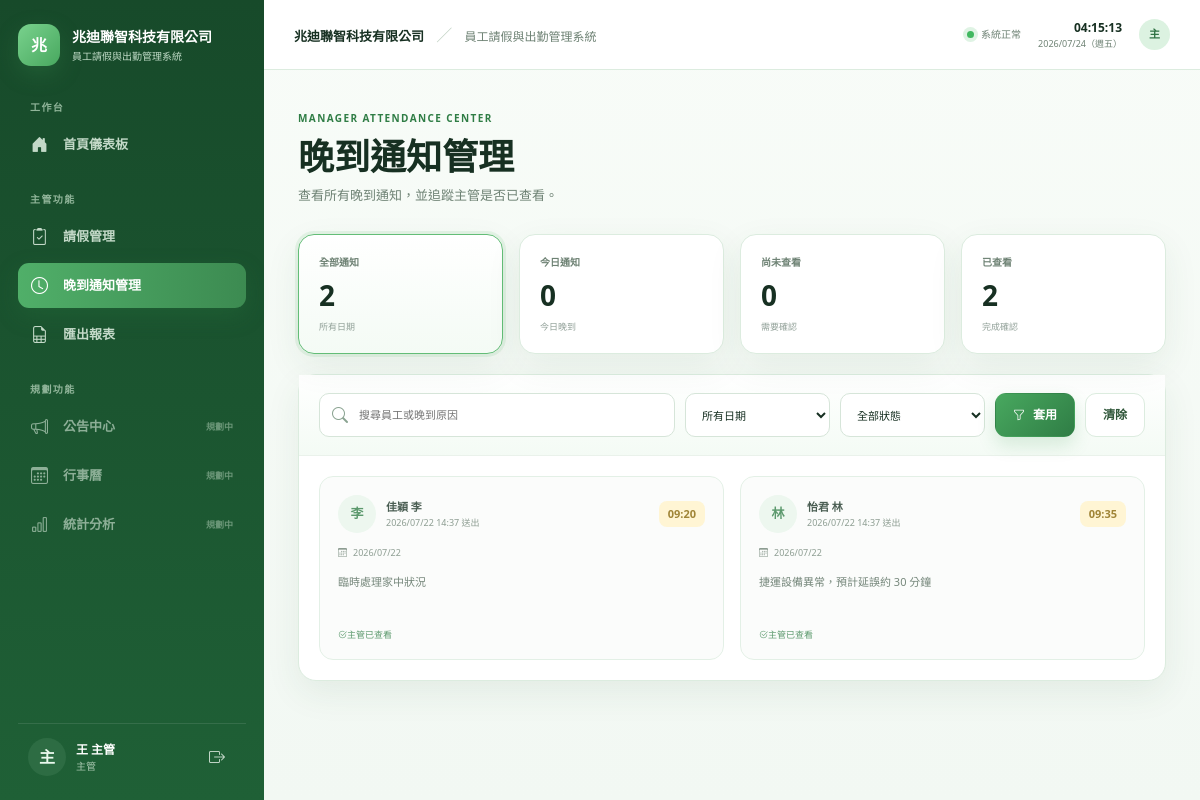
The page /manager/late/ (signed in) on the database its author committed.
### leaveapp/models.py (models this page shows, shortened)
class Profile(models.Model):
    ROLE_EMPLOYEE = "employee"
    ROLE_MANAGER = "manager"
    ROLE_ADMIN = "admin"
    ROLE_CHOICES = [
        (ROLE_EMPLOYEE, "員工"),
        (ROLE_MANAGER, "主管"),
        (ROLE_ADMIN, "系統管理者"),
    ]
    user = models.OneToOneField(User, on_delete=models.CASCADE, related_name="profile")
    role = models.CharField(max_length=20, choices=ROLE_CHOICES, default=ROLE_EMPLOYEE)
    manager = models.ForeignKey(
        User,
        on_delete=models.SET_NULL,
        null=True,
        blank=True,
        related_name="team_members",
        verbose_name="直屬主管",
    )

class LateNotice(models.Model):
    employee = models.ForeignKey(User, on_delete=models.CASCADE, related_name="late_notices")
    date = models.DateField(default=timezone.localdate, verbose_name="晚到日期")
    expected_arrival = models.TimeField(verbose_name="預計到達時間")
    reason = models.TextField(verbose_name="晚到原因")
    manager = models.ForeignKey(
        User,
        on_delete=models.SET_NULL,
        null=True,
        blank=True,
        related_name="received_late_notices",
    )
    viewed = models.BooleanField(default=False, verbose_name="主管已查看")
    created_at = models.DateTimeField(auto_now_add=True)
    class Meta:
        ordering = ["-date", "-created_at"]

### leaveapp/views.py (the view, shortened to what this page needs)
# urls.py: path("manager/late/", views.manager_late_list, name="manager_late_list"),
@login_required
@manager_required
def manager_late_list(request):
    query = request.GET.get("q", "").strip()
    viewed = request.GET.get("viewed", "all").strip()
    date_filter = request.GET.get("date", "all").strip()
    today = timezone.localdate()
    notices = _manager_late_queryset(request.user).select_related(
        "employee",
        "manager",
    )
    if viewed == "viewed":
        notices = notices.filter(viewed=True)
    elif viewed == "unviewed":
        notices = notices.filter(viewed=False)
    if date_filter == "today":
        notices = notices.filter(date=today)
    all_visible = _manager_late_queryset(request.user)
    counts = {
        "all": all_visible.count(),
        "today": all_visible.filter(date=today).count(),
        "viewed": all_visible.filter(viewed=True).count(),
        "unviewed": all_visible.filter(viewed=False).count(),
    }
    return render(
        request,
        "leaveapp/manager_late_list.html",
        {
            "late_notices": notices.order_by("-date", "-created_at"),
            "query": query,
            "viewed_filter": viewed,
            "date_filter": date_filter,
            "counts": counts,
        },
    )

### leaveapp/views.py (called while the page is built)
def _manager_late_queryset(user):
    if user.profile.role == Profile.ROLE_ADMIN:
        return LateNotice.objects.all()
    return LateNotice.objects.filter(manager=user)

### templates/leaveapp/manager_late_list.html (shortened to what this page needs)
{% extends "base.html" %}
{% block content %}
<section class="page-heading manager-heading">
  <div>
    <span class="eyebrow">MANAGER ATTENDANCE CENTER</span>
    <h1>晚到通知管理</h1>
    <p>查看所有晚到通知，並追蹤主管是否已查看。</p>
  </div>
</section>
<section class="manager-stat-grid">
  <a href="{% url 'manager_late_list' %}" class="manager-stat-card {% if viewed_filter == 'all' and date_filter == 'all' %}selected{% endif %}">
    <small>全部通知</small><strong>{{ counts.all }}</strong><span>所有日期</span>
  </a>
  <a href="?date=today" class="manager-stat-card {% if date_filter == 'today' %}selected{% endif %}">
    <small>今日通知</small><strong>{{ counts.today }}</strong><span>今日晚到</span>
  </a>
  <a href="?viewed=unviewed" class="manager-stat-card {% if viewed_filter == 'unviewed' %}selected{% endif %}">
    <small>尚未查看</small><strong>{{ counts.unviewed }}</strong><span>需要確認</span>
  </a>
  <a href="?viewed=viewed" class="manager-stat-card {% if viewed_filter == 'viewed' %}selected{% endif %}">
    <small>已查看</small><strong>{{ counts.viewed }}</strong><span>完成確認</span>
  </a>
</section>
<article class="enterprise-panel manager-list-panel">
  <header class="manager-toolbar">
    <form method="get" class="manager-filter-form">
      <div class="manager-search">
        <i class="bi bi-search"></i>
        <input type="search" name="q" value="{{ query }}" placeholder="搜尋員工或晚到原因">
      </div>
      <select name="date">
        <option value="all" {% if date_filter == "all" %}selected{% endif %}>所有日期</option>
      </select>
      <select name="viewed">
        <option value="all" {% if viewed_filter == "all" %}selected{% endif %}>全部狀態</option>
      </select>
      <button class="btn-enterprise primary" type="submit"><i class="bi bi-funnel"></i>套用</button>
      <a class="btn-enterprise secondary" href="{% url 'manager_late_list' %}">清除</a>
    </form>
  </header>
  {% if late_notices %}
  <div class="manager-late-grid">
    {% for notice in late_notices %}
    <article class="manager-late-card {% if notice.viewed %}viewed{% endif %}">
      <header>
        <div class="person-cell">
          <span class="person-avatar">{{ notice.employee.last_name|default:notice.employee.username|slice:":1" }}</span>
          <span><strong>{{ notice.employee.get_full_name|default:notice.employee.username }}</strong><small>{{ notice.created_at|date:"Y/m/d H:i" }} 送出</small></span>
        </div>
        <span class="arrival">{{ notice.expected_arrival|time:"H:i" }}</span>
      </header>
      <div class="manager-late-date"><i class="bi bi-calendar3"></i>{{ notice.date|date:"Y/m/d" }}</div>
      <p>{{ notice.reason }}</p>
      <footer>
        {% if notice.viewed %}
        <span class="viewed-text"><i class="bi bi-check2-circle"></i>主管已查看</span>
        {% else %}
        <form method="post" action="{% url 'mark_late_viewed' notice.id %}">
          {% csrf_token %}
          <input type="hidden" name="next" value="{{ request.get_full_path }}">
          <button class="btn-enterprise primary" type="submit"><i class="bi bi-eye"></i>標記已查看</button>
        </form>
        {% endif %}
      </footer>
    </article>
    {% endfor %}
  </div>
  {% else %}
  <div class="empty-state">
    <span><i class="bi bi-search"></i></span>
    <strong>找不到符合條件的晚到通知</strong>
    <p>請調整搜尋文字或篩選條件。</p>
  </div>
  {% endif %}
</article>
{% endblock %}

### templates/base.html (shortened to what this page needs)
{% load static %}
<!doctype html>
<html lang="zh-Hant">
<head>
  <link href="https://cdn.jsdelivr.net/npm/bootstrap@5.3.3/dist/css/bootstrap.min.css" rel="stylesheet">
  <link href="https://cdn.jsdelivr.net/npm/bootstrap-icons@1.11.3/font/bootstrap-icons.css" rel="stylesheet">
  <link rel="stylesheet" href="{% static 'css/style.css' %}">
</head>
<body>
{% if user.is_authenticated %}
<div class="app-shell">
  <aside class="sidebar d-none d-lg-flex">
    <a class="brand" href="{% url 'dashboard' %}">
      <span class="brand-mark">兆</span>
      <span class="brand-copy">
        <strong>兆迪聯智科技有限公司</strong>
        <small>員工請假與出勤管理系統</small>
      </span>
    </a>
    <nav class="sidebar-nav">
      <span class="nav-label">工作台</span>
      <a class="sidebar-link {% if request.resolver_match.url_name == 'dashboard' %}active{% endif %}" href="{% url 'dashboard' %}">
        <i class="bi bi-house-door-fill"></i><span>首頁儀表板</span>
      </a>
      {% if user.profile.role == "employee" %}
      <span class="nav-label nav-label-spaced">請假管理</span>
      <a class="sidebar-link" href="{% url 'create_leave' %}">
        <i class="bi bi-calendar2-plus"></i><span>新增請假</span>
      </a>
      <a class="sidebar-link" href="{% url 'dashboard' %}#my-requests">
        <i class="bi bi-journal-text"></i><span>我的請假紀錄</span>
      </a>
      <span class="nav-label nav-label-spaced">其他功能</span>
      <a class="sidebar-link" href="{% url 'create_late_notice' %}">
        <i class="bi bi-clock-history"></i><span>晚到通知</span>
      </a>
      {% else %}
      <span class="nav-label nav-label-spaced">主管功能</span>
      <a class="sidebar-link {% if request.resolver_match.url_name == 'manager_leave_list' %}active{% endif %}" href="{% url 'manager_leave_list' %}">
        <i class="bi bi-clipboard2-check"></i><span>請假管理</span>
      </a>
      <a class="sidebar-link {% if request.resolver_match.url_name == 'manager_late_list' %}active{% endif %}" href="{% url 'manager_late_list' %}">
        <i class="bi bi-clock"></i><span>晚到通知管理</span>
      </a>
      <a class="sidebar-link" href="{% url 'export_csv' %}">
        <i class="bi bi-file-earmark-spreadsheet"></i><span>匯出報表</span>
      </a>
      {% endif %}
      <span class="nav-label nav-label-spaced">規劃功能</span>
      <span class="sidebar-link disabled-link"><i class="bi bi-megaphone"></i><span>公告中心</span><small>規劃中</small></span>
      <span class="sidebar-link disabled-link"><i class="bi bi-calendar3"></i><span>行事曆</span><small>規劃中</small></span>
      <span class="sidebar-link disabled-link"><i class="bi bi-bar-chart"></i><span>統計分析</span><small>規劃中</small></span>
    </nav>
    <div class="sidebar-user">
      <span class="avatar">{{ user.last_name|default:user.username|slice:":1" }}</span>
      <span class="sidebar-user-copy">
        <strong>{{ user.get_full_name|default:user.username }}</strong>
        <small>{{ user.profile.get_role_display }}</small>
      </span>
      <form action="{% url 'logout' %}" method="post">
        <button class="icon-btn" title="登出"><i class="bi bi-box-arrow-right"></i></button>
      </form>
    </div>
  </aside>
  <div class="app-main">
    <header class="topbar">
      <div class="topbar-title">
        <strong>兆迪聯智科技有限公司</strong>
        <span>／</span>
        <small>員工請假與出勤管理系統</small>
      </div>
      <div class="topbar-right">
        <span class="system-online"><i></i>系統正常</span>
        <div class="live-clock d-none d-md-block">
          <strong id="liveTime">--:--:--</strong>
          <small id="liveDate">----/--/--</small>
        </div>
        <span class="topbar-avatar">{{ user.last_name|default:user.username|slice:":1" }}</span>
      </div>
    </header>
    <main class="content-area">
      {% block content %}{% endblock %}
    </main>
  </div>
</div>
{% endif %}
</body>
</html>

### rows shown on the page
LateNotice: employee.last_name "李", employee.get_full_name "佳穎 李", created_at "2026/07/22 14:37", expected_arrival "09:20", date "2026/07/22", reason "臨時處理家中狀況", viewed True (drawn)
LateNotice: employee.last_name "林", employee.get_full_name "怡君 林", created_at "2026/07/22 14:37", expected_arrival "09:35", date "2026/07/22", reason "捷運設備異常，預計延誤約 30 分鐘", viewed True (drawn)

### other values the page prints
{{ user.last_name|default:user.username|slice:":1" }} "主"
{{ user.get_full_name|default:user.username }} "王 主管"
{{ user.profile.get_role_display }} "主管"
{{ counts.all }} "2"
{{ counts.today }} "0"
{{ counts.unviewed }} "0"
{{ counts.viewed }} "2"
